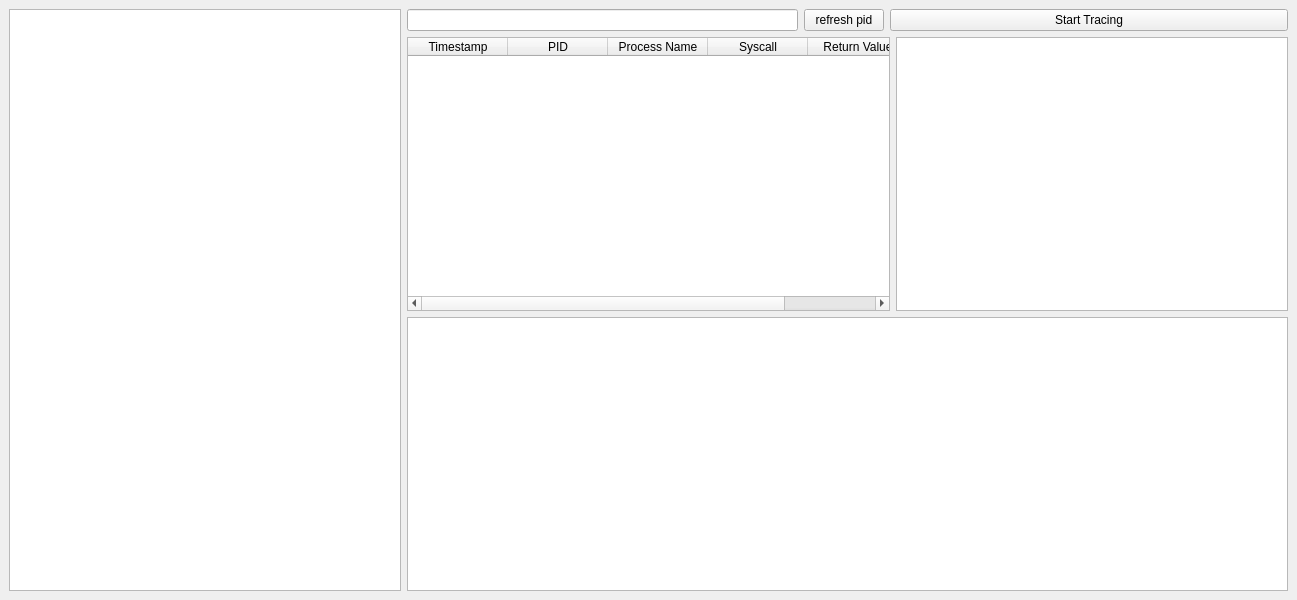
<?xml version="1.0" encoding="UTF-8"?>
<ui version="4.0">
 <class>MainWindow</class>
 <widget class="QMainWindow" name="MainWindow">
  <property name="geometry">
   <rect>
    <x>0</x>
    <y>0</y>
    <width>1297</width>
    <height>600</height>
   </rect>
  </property>
  <property name="windowTitle">
   <string>MainWindow</string>
  </property>
  <widget class="QWidget" name="centralwidget">
   <layout class="QGridLayout" name="gridLayout">
    <item row="2" column="1" colspan="3">
     <widget class="QTableWidget" name="syscallTable">
      <column>
       <property name="text">
        <string>Timestamp</string>
       </property>
      </column>
      <column>
       <property name="text">
        <string>PID</string>
       </property>
      </column>
      <column>
       <property name="text">
        <string>Process Name</string>
       </property>
      </column>
      <column>
       <property name="text">
        <string>Syscall</string>
       </property>
      </column>
      <column>
       <property name="text">
        <string>Return Value</string>
       </property>
      </column>
     </widget>
    </item>
    <item row="1" column="2">
     <widget class="QPushButton" name="refreshButton">
      <property name="text">
       <string>refresh pid</string>
      </property>
     </widget>
    </item>
    <item row="1" column="0" rowspan="3">
     <widget class="QListWidget" name="listWidget"/>
    </item>
    <item row="1" column="3" colspan="2">
     <widget class="QPushButton" name="startButton">
      <property name="text">
       <string>Start Tracing</string>
      </property>
     </widget>
    </item>
    <item row="1" column="1">
     <widget class="QLineEdit" name="pidInput"/>
    </item>
    <item row="3" column="1" colspan="4">
     <widget class="QGraphicsView" name="timelineView"/>
    </item>
    <item row="2" column="4">
     <widget class="QChartView" name="frequencyChartView"/>
    </item>
   </layout>
  </widget>
 </widget>
 <customwidgets>
  <customwidget>
   <class>QChartView</class>
   <extends>QGraphicsView</extends>
   <header>QtCharts/QChartView</header>
  </customwidget>
 </customwidgets>
 <resources/>
 <connections/>
</ui>
